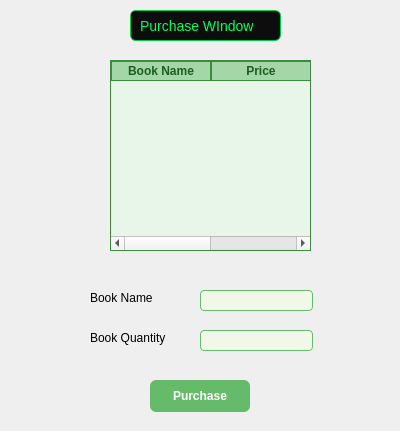
<?xml version="1.0" encoding="UTF-8"?>
<ui version="4.0">
 <class>purchaseBox</class>
 <widget class="QDialog" name="purchaseBox">
  <property name="geometry">
   <rect>
    <x>0</x>
    <y>0</y>
    <width>400</width>
    <height>431</height>
   </rect>
  </property>
  <property name="windowTitle">
   <string>Dialog</string>
  </property>
  <widget class="QLabel" name="label">
   <property name="geometry">
    <rect>
     <x>130</x>
     <y>10</y>
     <width>151</width>
     <height>31</height>
    </rect>
   </property>
   <property name="styleSheet">
    <string notr="true">QLabel {
    background-color: #0d0d0d;       /* deep black */
    color: #00ff66;                  /* neon green text */
    border: 1px solid #00cc44;       /* glowing green border */
    border-radius: 6px;
    padding: 6px;
    font-family: &quot;Consolas&quot;, &quot;Courier New&quot;, monospace;
    font-size: 14px;
}</string>
   </property>
   <property name="text">
    <string>Purchase WIndow</string>
   </property>
  </widget>
  <widget class="QLabel" name="label_2">
   <property name="geometry">
    <rect>
     <x>90</x>
     <y>290</y>
     <width>101</width>
     <height>16</height>
    </rect>
   </property>
   <property name="text">
    <string>Book Name</string>
   </property>
  </widget>
  <widget class="QLabel" name="label_3">
   <property name="geometry">
    <rect>
     <x>90</x>
     <y>330</y>
     <width>91</width>
     <height>16</height>
    </rect>
   </property>
   <property name="text">
    <string>Book Quantity</string>
   </property>
  </widget>
  <widget class="QLineEdit" name="lineEdit">
   <property name="geometry">
    <rect>
     <x>200</x>
     <y>290</y>
     <width>113</width>
     <height>21</height>
    </rect>
   </property>
   <property name="styleSheet">
    <string notr="true">QLineEdit {
    background-color: #f1f8e9;              /* soft green input */
    border: 1px solid #66bb6a;
    border-radius: 4px;
    padding: 4px;
    color: #1b5e20;
}

QLineEdit:focus {
    border: 1px solid #2e7d32;              /* darker green when focused */
    background-color: #ffffff;
}</string>
   </property>
  </widget>
  <widget class="QLineEdit" name="lineEdit_2">
   <property name="geometry">
    <rect>
     <x>200</x>
     <y>330</y>
     <width>113</width>
     <height>21</height>
    </rect>
   </property>
   <property name="styleSheet">
    <string notr="true">QLineEdit {
    background-color: #f1f8e9;              /* soft green input */
    border: 1px solid #66bb6a;
    border-radius: 4px;
    padding: 4px;
    color: #1b5e20;
}

QLineEdit:focus {
    border: 1px solid #2e7d32;              /* darker green when focused */
    background-color: #ffffff;
}</string>
   </property>
  </widget>
  <widget class="QPushButton" name="pushButton">
   <property name="geometry">
    <rect>
     <x>150</x>
     <y>380</y>
     <width>100</width>
     <height>32</height>
    </rect>
   </property>
   <property name="styleSheet">
    <string notr="true">QPushButton {
    background-color: #66bb6a;
    color: white;
    font-weight: bold;
    border-radius: 6px;
    padding: 6px 12px;
    border: none;
}

QPushButton:hover {
    background-color: #57a05a;
}

QPushButton:pressed {
    background-color: #388e3c;
}</string>
   </property>
   <property name="text">
    <string>Purchase</string>
   </property>
  </widget>
  <widget class="QTableWidget" name="tableWidget">
   <property name="geometry">
    <rect>
     <x>110</x>
     <y>60</y>
     <width>201</width>
     <height>191</height>
    </rect>
   </property>
   <property name="styleSheet">
    <string notr="true">QTableWidget {
    background-color: #e8f5e9;              /* light green background */
    gridline-color: #a5d6a7;                /* soft green gridlines */
    selection-background-color: #66bb6a;    /* darker green when selecting */
    selection-color: white;                 /* white text on selection */
    alternate-background-color: #c8e6c9;    /* alternating row color */
    border: 1px solid #388e3c;              /* dark green border */
}

  QHeaderView::section {
    background-color: #a5d6a7;              /* header green */
    color: #1b5e20;                         /* dark green text */
    font-weight: bold;
    border: 1px solid #388e3c;
}

    QTableWidget::item:selected {
        background-color: #0078d7;
        color: #ffffff;
    }

    QScrollBar:vertical {
        border: none;
        background: #2d2d44;
        width: 12px;
        margin: 0px 0px 0px 0px;
    }

    QScrollBar::handle:vertical {
        background: #555;
        min-height: 20px;
        border-radius: 6px;
    }

    QScrollBar::handle:vertical:hover {
        background: #777;
    }

    QScrollBar::add-line:vertical, QScrollBar::sub-line:vertical {
        border: none;
        background: none;
    }</string>
   </property>
   <column>
    <property name="text">
     <string>Book Name</string>
    </property>
   </column>
   <column>
    <property name="text">
     <string>Price</string>
    </property>
   </column>
  </widget>
 </widget>
 <resources/>
 <connections/>
</ui>
